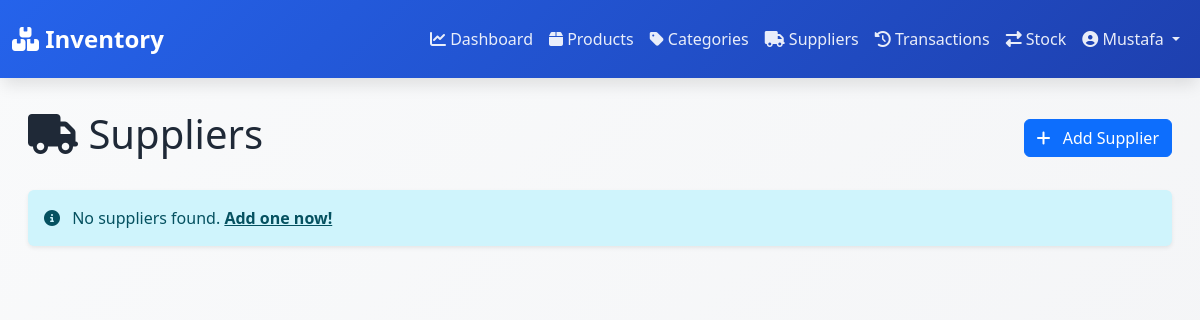
/suppliers/ (signed in), run on an earlier commit of the app's database.
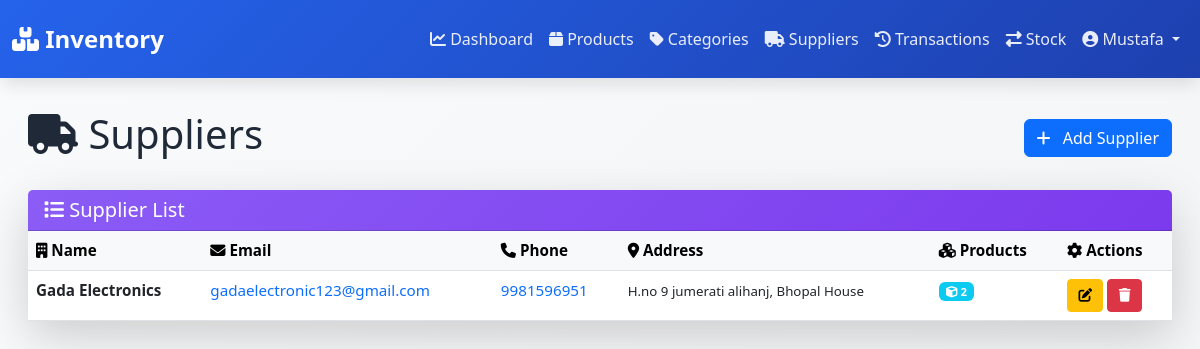
And on a later commit of the database.
### inventory/models.py (models this page shows, shortened)
class Supplier(models.Model):
    name = models.CharField(max_length=200)
    email = models.EmailField()
    phone = models.CharField(max_length=20)
    address = models.TextField()

### inventory/views.py (the view)
# urls.py: path('suppliers/', views.supplier_list, name='supplier_list'),
@login_required(login_url='login')
def supplier_list(request):
    suppliers = Supplier.objects.annotate(product_count=Count('product'))
    return render(request, 'supplier_list.html', {'suppliers': suppliers})

### templates/supplier_list.html (shortened to what this page needs)
{% extends 'base.html' %}
{% block content %}
<div class="row mb-4">
    <div class="col-12">
        <div class="d-flex justify-content-between align-items-center">
            <h1 class="page-title"><i class="fas fa-truck"></i> Suppliers</h1>
            <a href="{% url 'add_supplier' %}" class="btn btn-primary">
                <i class="fas fa-plus me-2"></i> Add Supplier
            </a>
        </div>
    </div>
</div>
{% if suppliers %}
<div class="card shadow-lg">
    <div class="card-header" style="background: linear-gradient(135deg, #8b5cf6 0%, #7c3aed 100%);">
        <h5 class="mb-0 text-white"><i class="fas fa-list"></i> Supplier List</h5>
    </div>
    <div class="table-responsive">
        <table class="table table-hover mb-0">
            <thead class="table-light">
                <tr>
                    <th><i class="fas fa-building"></i> Name</th>
                    <th><i class="fas fa-envelope"></i> Email</th>
                    <th><i class="fas fa-phone"></i> Phone</th>
                    <th><i class="fas fa-map-marker-alt"></i> Address</th>
                    <th><i class="fas fa-cubes"></i> Products</th>
                    <th><i class="fas fa-cog"></i> Actions</th>
                </tr>
            </thead>
            <tbody>
                {% for supplier in suppliers %}
                <tr>
                    <td>
                        <strong class="text-dark">{{ supplier.name }}</strong>
                    </td>
                    <td>
                        <a href="mailto:{{ supplier.email }}" class="text-decoration-none">
                            {{ supplier.email }}
                        </a>
                    </td>
                    <td>
                        <a href="tel:{{ supplier.phone }}" class="text-decoration-none">
                            {{ supplier.phone }}
                        </a>
                    </td>
                    <td>
                        <small>{{ supplier.address }}</small>
                    </td>
                    <td>
                        <span class="badge bg-info"><i class="fas fa-cube"></i> {{ supplier.product_count }}</span>
                    </td>
                    <td>
                        <a href="{% url 'edit_supplier' supplier.id %}" class="btn btn-sm btn-warning" title="Edit">
                            <i class="fas fa-edit"></i>
                        </a>
                        <a href="{% url 'delete_supplier' supplier.id %}" class="btn btn-sm btn-danger" title="Delete">
                            <i class="fas fa-trash"></i>
                        </a>
                    </td>
                </tr>
                {% endfor %}
            </tbody>
        </table>
    </div>
</div>
{% else %}
<div class="alert alert-info border-0 shadow-sm">
    <i class="fas fa-info-circle me-2"></i>
    No suppliers found. <a href="{% url 'add_supplier' %}" class="alert-link">Add one now!</a>
</div>
{% endif %}
{% endblock %}

What changed in the data, as far as the page shows it:
added Supplier: name "Gada Electronics", email "gadaelectronic123@gmail.com", phone "9981596951", address "H.no 9 jumerati alihanj, Bhopal House", product_count "2"
Also different on the page:
text no longer shown: "No suppliers found. Add one now!"
text now shown: "Supplier List Name Email Phone Address Products Actions"
